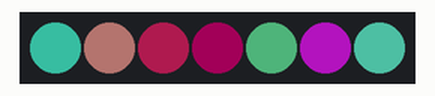
Bench run of a sketch on a simulated Arduino Uno, built with avr-gcc and run on an emulated ATmega328P. On the bench: 7 RGB LEDs in strip order, left to right. Dim RGB values are drawn brighter than linear; random numbers use the default seed unless the sketch sets one.

Above: at 0.24 s.
At 9.95 s:
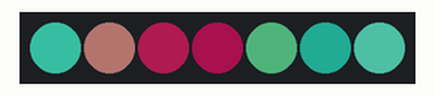
At 20.06 s:
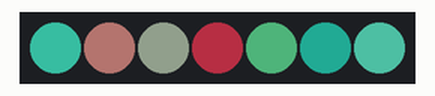
At 25.22 s:
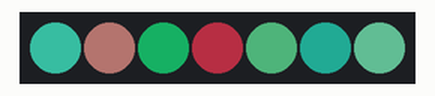
At 29.97 s:
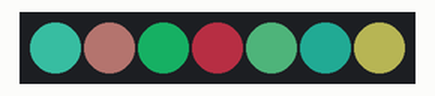
At 39.72 s:
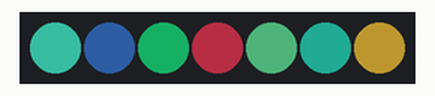
Timing chart, 0 to 40.0 s (numbered marks = the images above):
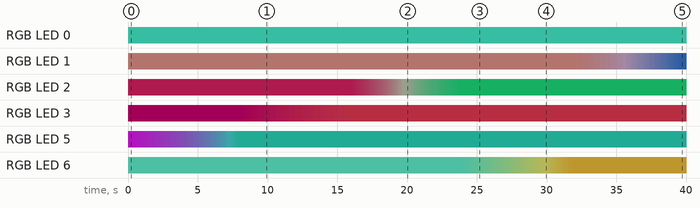

Measured:
- by itself, RGB LED 0: off → RGB(23, 79, 67) at 0.00 s, → RGB(23, 78, 66) 39.9 s later
- by itself, RGB LED 3: off → RGB(35, 0, 19) at 0.00 s, → RGB(36, 0, 19) 8.1 s later, → RGB(37, 1, 19) 0.24 s later, → RGB(38, 1, 19) 0.24 s later, … (46 changes in this stretch)
- by itself, RGB LED 2: off → RGB(53, 8, 24) at 0.00 s, → RGB(52, 8, 24) 16.0 s later, → RGB(51, 9, 24) 0.16 s later, → RGB(50, 10, 24) 0.16 s later, … (74 changes in this stretch)

The sketch:

rgb_fade.ino
```cpp
#include <Adafruit_NeoPixel.h>


#define PIN 12
#define Pixels 7

Adafruit_NeoPixel strip = Adafruit_NeoPixel(Pixels, PIN, NEO_GRB + NEO_KHZ800);

int fadeRate = 80;
int MaxBrightness = 90;
int TotalSteps = 100;

void setup() {
#ifdef __AVR_ATtiny85__ // Trinket, Gemma, etc.
  if (F_CPU == 16000000) clock_prescale_set(clock_div_1);
#endif
  strip.begin();
  for (int i = 0; i < Pixels; i++)
  {
    strip.setPixelColor(i, random(0, MaxBrightness), random(0, MaxBrightness), random(0, MaxBrightness));
  }
  strip.show(); // Initialize all pixels to a Random Color.
}


void loop () {

  uint8_t LED = random(Pixels);  // Pick a random pixel
  // Get the colors of the current pixel.
  uint32_t c = strip.getPixelColor(LED);
  uint8_t  redCur = (c >> 16) & 0xFF;
  uint8_t  greenCur = (c >>  8) & 0xFF;
  uint8_t  blueCur = c & 0xFF;
  //Pick a new random color
  uint8_t redNew = random(0, MaxBrightness);
  uint8_t greenNew = random(0, MaxBrightness);
  uint8_t blueNew = random(0, MaxBrightness);
  // Start fade between the two colors
  for (int i = 1; i < TotalSteps; i++)
  {
    uint8_t red = (((redCur * (TotalSteps - i)) + (redNew * i)) / TotalSteps);
    uint8_t green = (((greenCur * (TotalSteps - i)) + (greenNew * i)) / TotalSteps);
    uint8_t blue = (((blueCur * (TotalSteps - i)) + (blueNew * i)) / TotalSteps);
    // Sets the pixel to the color adjusted in the fade
    strip.setPixelColor(LED, red, green, blue);
    strip.show();
    delay(fadeRate);
  }
  delay(10);
}
```
